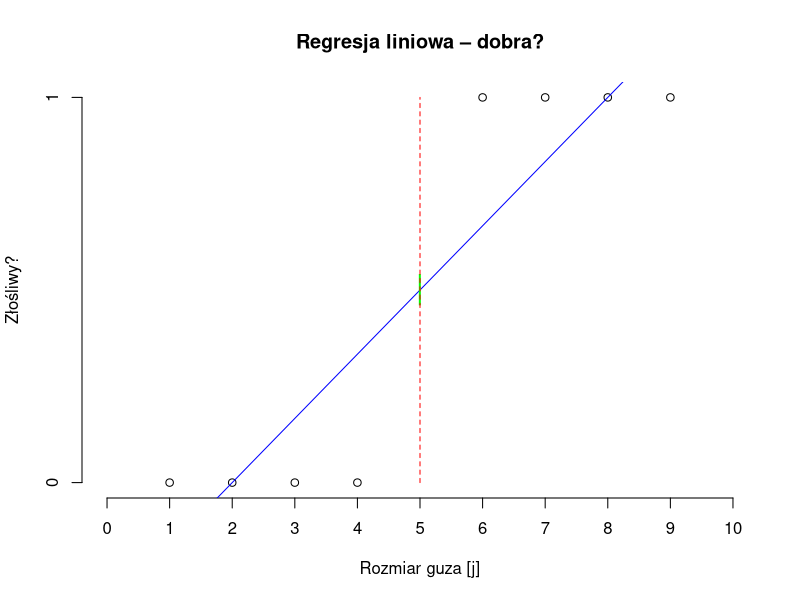
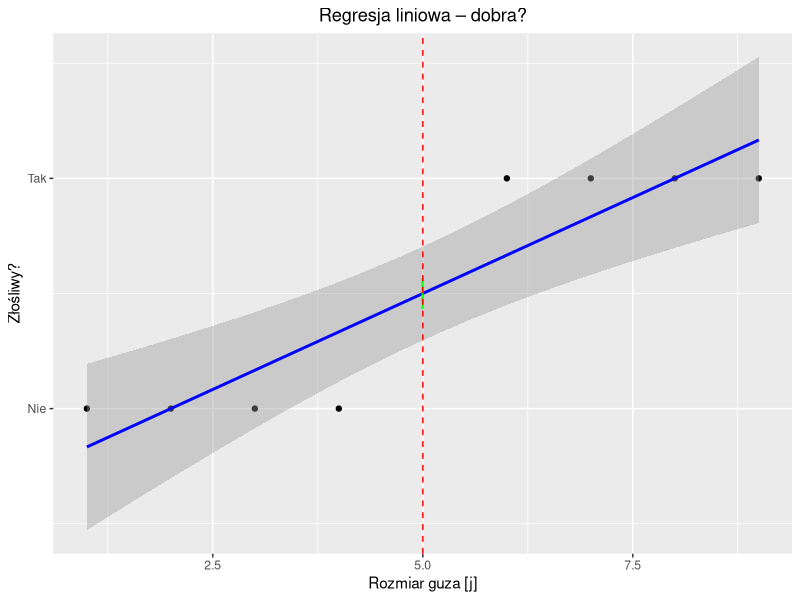
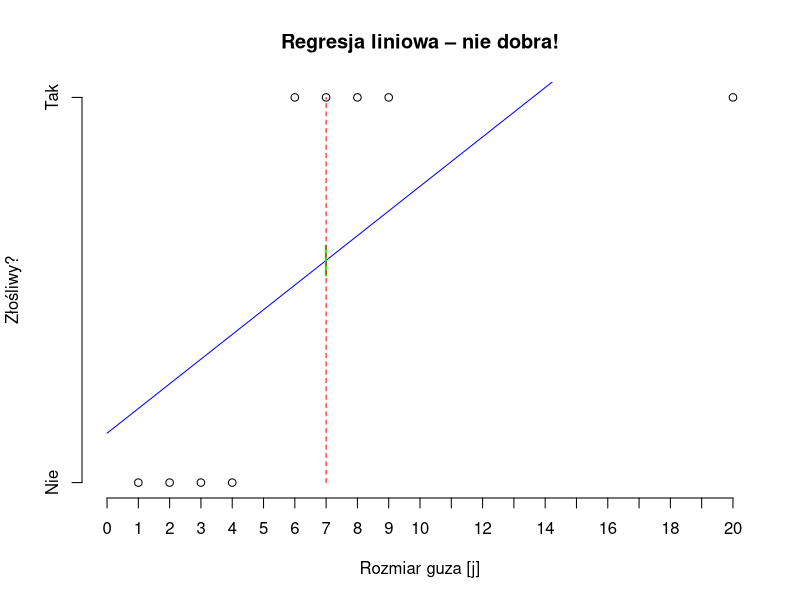
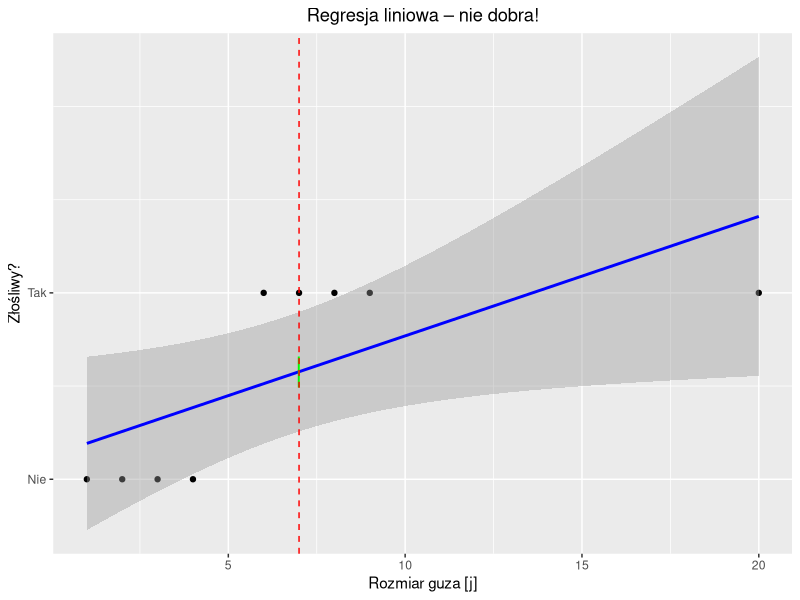
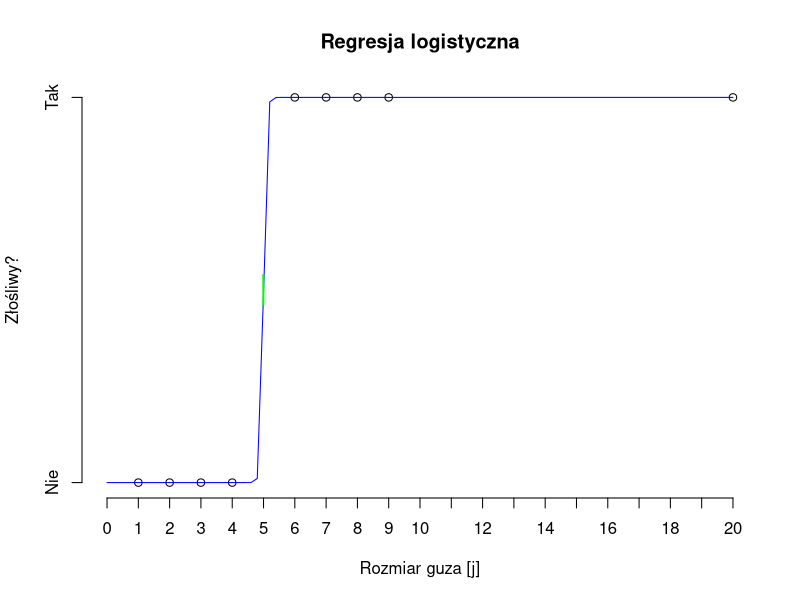
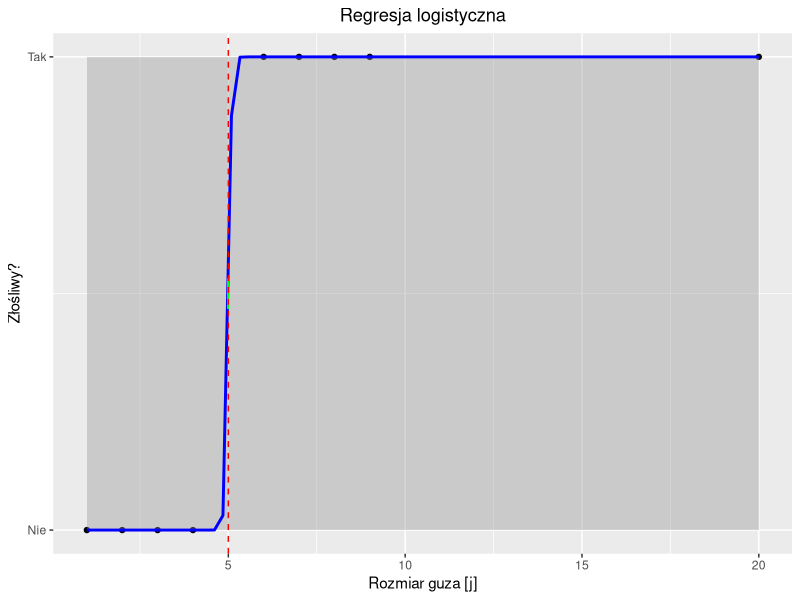

The R script that drew these images, in order:
## ---- chunk 1
knitr::opts_chunk$set(echo = TRUE)
## ---- chunk 2
library(ggplot2)
## ---- chunk 3
tumor <- data.frame(x = c(1:4, 6:9), y = c(rep(c(0, 1), each = 4)))
lm_model <- lm(formula = y ~ x, data = tumor)

plot(x = tumor$x,
     y = tumor$y,
     main = "Regresja liniowa – dobra?",
     xlab = "Rozmiar guza [j]",
     ylab = "Złośliwy?",
     xlim = c(0, 10),
     axes = FALSE)
axis(1, at = 0:10)
axis(2, at = c(0, 1))
curve(predict(object = lm_model, data.frame(x = x), type = "resp"),
      col = "blue", add = TRUE)
points(5, 0.5, cex = 2, col = "green", pch = "|")
lines(x = c(5, 5), y = c(0, 1), col = "red", lty = 2)

ggplot(data = tumor, mapping = aes(x = x, y = y)) +
  geom_point() +
  stat_smooth(method = "lm", col = "blue") +
  geom_point(mapping = aes(x = x, y = y),
             data = data.frame(x = 5, y = 0.5),
             cex = 8, col = "green", pch = "|") +
  geom_vline(xintercept = 5, col = "red", lty = 2) +
  scale_y_continuous(breaks = c(0, 1), labels = c("Nie", "Tak")) +
  labs(x = "Rozmiar guza [j]", y = "Złośliwy?") +
  ggtitle("Regresja liniowa – dobra?") +
  theme(plot.title = element_text(hjust = 0.5))
## ---- chunk 4
tumor[9, ] <- c(20, 1)
lm_model <- lm(formula = y ~ x, data = tumor)

plot(x = tumor$x,
     y = tumor$y,
     main = "Regresja liniowa – nie dobra!",
     xlab = "Rozmiar guza [j]",
     ylab = "Złośliwy?",
     xlim = c(0, 20),
     axes = FALSE)
axis(1, at = 0:20)
axis(2, at = c(0, 1), labels = c("Nie", "Tak"))
curve(predict(object = lm_model, data.frame(x = x), type = "resp"),
      col = "blue", add = TRUE)
points(7, 0.575, cex = 2, col = "green", pch = "|")
lines(x = c(7, 7), y = c(0, 1), col = "red", lty = 2)

ggplot(data = tumor, mapping = aes(x = x, y = y)) +
  geom_point() +
  stat_smooth(method = "lm", col = "blue") +
  geom_point(mapping = aes(x = x, y = y),
             data = data.frame(x = 7, y = 0.575),
             cex = 8, col = "green", pch = "|") +
  geom_vline(xintercept = 7, col = "red", lty = 2) +
  scale_y_continuous(breaks = c(0, 1), labels = c("Nie", "Tak")) +
  labs(x = "Rozmiar guza [j]", y = "Złośliwy?") +
  ggtitle("Regresja liniowa – nie dobra!") +
  theme(plot.title = element_text(hjust = 0.5))
## ---- chunk 5
glm_model <- glm(formula = y ~ x, family = binomial, data = tumor)

plot(x = tumor$x,
     y = tumor$y,
     main = "Regresja logistyczna",
     xlab = "Rozmiar guza [j]",
     ylab = "Złośliwy?",
     xlim = c(0, 20),
     axes = FALSE)
axis(1, at = 0:20)
axis(2, at = c(0, 1), labels = c("Nie", "Tak"))
curve(predict(object = glm_model, data.frame(x = x), type = "resp"),
      col = "blue", add = TRUE)
points(5, 0.5, cex = 2, col = "green", pch = "|")

ggplot(data = tumor, mapping = aes(x = x, y = y)) +
  geom_point() +
  stat_smooth(method = "glm", method.args = list(family = "binomial"),
              col = "blue") +
  geom_point(mapping = aes(x = x, y = y),
             data = data.frame(x = 5, y = 0.5),
             cex = 8, col = "green", pch = "|") +
  geom_vline(xintercept = 5, col = "red", lty = 2) +
  scale_y_continuous(breaks = c(0, 1), labels = c("Nie", "Tak")) +
  labs(x = "Rozmiar guza [j]", y = "Złośliwy?") +
  ggtitle("Regresja logistyczna") +
  theme(plot.title = element_text(hjust = 0.5))
## ---- chunk 6
library(broom)
library(caret)
## ---- chunk 7
data_set <- read.csv("../data/bio_data.csv")

# Pozbycie się niepełnych obserwacji i identyfikatora
data_set <- data_set[complete.cases(data_set),
                     colnames(data_set) != "bcr_patient_barcode"]

# Sprawdzenie, czy któreś ze zmiennych objaśniajacych nie posiadają wariancji bliskiej zeru
near_zero_var <- nearZeroVar(x = data_set, saveMetrics = TRUE)

# Sprawdzenie, czy niektóre zmienne nie są ze sobą silnie skorelowane
matrix_set <- data.matrix(data_set)
correlation <- cor(matrix_set)
summary(correlation[upper.tri(correlation)])
find_correlation <- findCorrelation(correlation, cutoff = .5,
                                    verbose = TRUE, names = TRUE)

# Sprawdzenie liniowych zależności
comboInfo <- findLinearCombos(matrix_set)
## ---- chunk 8
set.seed(42)
train_rows <- createDataPartition(y = data_set$status, p = 0.8, list = FALSE)
train <- data_set[train_rows, ]
test <- data_set[-train_rows, ]
## ---- chunk 9
glm_model <- glm(formula = status ~ ., data = train)
## ---- chunk 10
glm_model
## ---- chunk 11
glm_tidy <- tidy(glm_model)
glm_glance <- glance(glm_model)
## ---- chunk 12
prediction <- predict(object = glm_model, newdata = test, type = "response")
prediction <- round(x = prediction, digits = 0)
prediction_frame <- data.frame(actual = test$status, predicted = prediction,
                               row.names = 1:length(test$status))
confusion_matrix <- table(prediction_frame$actual, prediction_frame$predicted,
                          dnn = c("Actual", "Predicted"))
confusionMatrix(confusion_matrix, positive = "1")
